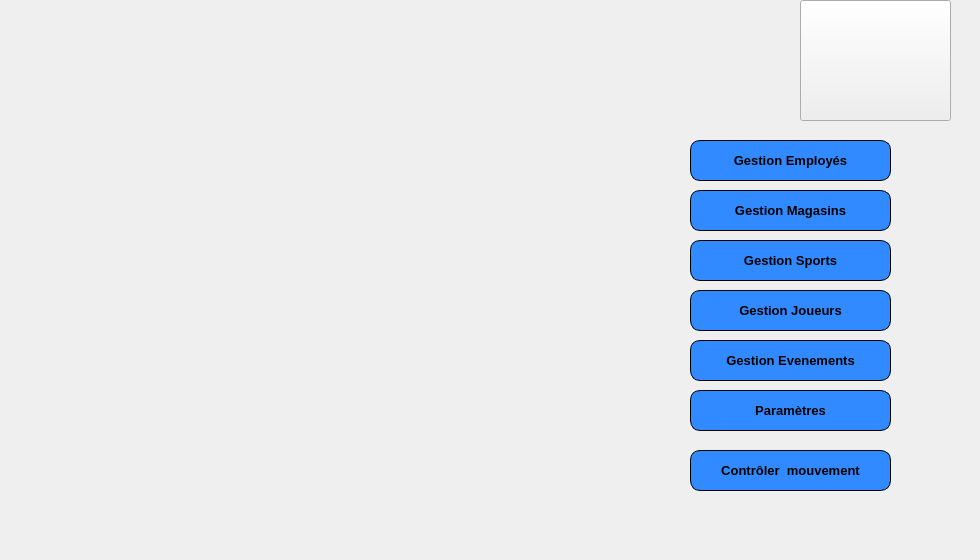
   <widget class="QWidget" name="page">
    <widget class="QLabel" name="label_66">
     <property name="geometry">
      <rect>
       <x>0</x>
       <y>0</y>
       <width>971</width>
       <height>121</height>
      </rect>
     </property>
     <property name="text">
      <string/>
     </property>
     <property name="pixmap">
      <pixmap resource="qt.qrc">:/new/prefix1/icons/titre.png</pixmap>
     </property>
    </widget>
    <widget class="QLabel" name="label_67">
     <property name="geometry">
      <rect>
       <x>0</x>
       <y>120</y>
       <width>961</width>
       <height>431</height>
      </rect>
     </property>
     <property name="text">
      <string/>
     </property>
     <property name="pixmap">
      <pixmap resource="qt.qrc">:/new/prefix1/icons/21200220.png</pixmap>
     </property>
    </widget>
    <widget class="QPushButton" name="gestion_employe">
     <property name="geometry">
      <rect>
       <x>690</x>
       <y>140</y>
       <width>201</width>
       <height>41</height>
      </rect>
     </property>
     <property name="font">
      <font>
       <family>Arial</family>
       <pointsize>10</pointsize>
       <weight>75</weight>
       <italic>false</italic>
       <bold>true</bold>
      </font>
     </property>
     <property name="styleSheet">
      <string notr="true">border: 1px solid black;
border-radius: 10px;
padding: 0 8px;
background: #318aff;
font: bold, &quot;Arial&quot;;;
text-align:center;</string>
     </property>
     <property name="text">
      <string>Gestion Employés</string>
     </property>
    </widget>
    <widget class="QPushButton" name="gestion_event">
     <property name="geometry">
      <rect>
       <x>690</x>
       <y>340</y>
       <width>201</width>
       <height>41</height>
      </rect>
     </property>
     <property name="font">
      <font>
       <family>Arial</family>
       <pointsize>10</pointsize>
       <weight>75</weight>
       <italic>false</italic>
       <bold>true</bold>
      </font>
     </property>
     <property name="styleSheet">
      <string notr="true">border: 1px solid black;
border-radius: 10px;
padding: 0 8px;
background: #318aff;
font: bold, &quot;Arial&quot;;;
text-align:center;</string>
     </property>
     <property name="text">
      <string>Gestion Evenements</string>
     </property>
    </widget>
    <widget class="QPushButton" name="gestion_joueur">
     <property name="geometry">
      <rect>
       <x>690</x>
       <y>290</y>
       <width>201</width>
       <height>41</height>
      </rect>
     </property>
     <property name="font">
      <font>
       <family>Arial</family>
       <pointsize>10</pointsize>
       <weight>75</weight>
       <italic>false</italic>
       <bold>true</bold>
      </font>
     </property>
     <property name="styleSheet">
      <string notr="true">border: 1px solid black;
border-radius: 10px;
padding: 0 8px;
background: #318aff;
font: bold, &quot;Arial&quot;;;
text-align:center;</string>
     </property>
     <property name="text">
      <string>Gestion Joueurs</string>
     </property>
    </widget>
    <widget class="QPushButton" name="gestion_sport">
     <property name="geometry">
      <rect>
       <x>690</x>
       <y>240</y>
       <width>201</width>
       <height>41</height>
      </rect>
     </property>
     <property name="font">
      <font>
       <family>Arial</family>
       <pointsize>10</pointsize>
       <weight>75</weight>
       <italic>false</italic>
       <bold>true</bold>
      </font>
     </property>
     <property name="styleSheet">
      <string notr="true">border: 1px solid black;
border-radius: 10px;
padding: 0 8px;
background: #318aff;
font: bold, &quot;Arial&quot;;;
text-align:center;</string>
     </property>
     <property name="text">
      <string>Gestion Sports</string>
     </property>
    </widget>
    <widget class="QPushButton" name="gestion_mag">
     <property name="geometry">
      <rect>
       <x>690</x>
       <y>190</y>
       <width>201</width>
       <height>41</height>
      </rect>
     </property>
     <property name="font">
      <font>
       <family>Arial</family>
       <pointsize>10</pointsize>
       <weight>75</weight>
       <italic>false</italic>
       <bold>true</bold>
      </font>
     </property>
     <property name="styleSheet">
      <string notr="true">border: 1px solid black;
border-radius: 10px;
padding: 0 8px;
background: #318aff;
font: bold, &quot;Arial&quot;;;
text-align:center;</string>
     </property>
     <property name="text">
      <string>Gestion Magasins</string>
     </property>
    </widget>
    <widget class="QPushButton" name="pushButton_3">
     <property name="geometry">
      <rect>
       <x>800</x>
       <y>0</y>
       <width>151</width>
       <height>121</height>
      </rect>
     </property>
     <property name="text">
      <string/>
     </property>
     <property name="icon">
      <iconset resource="qt.qrc">
       <normaloff>:/new/prefix1/icons/icons8_home_48px.png</normaloff>:/new/prefix1/icons/icons8_home_48px.png</iconset>
     </property>
     <property name="iconSize">
      <size>
       <width>2000</width>
       <height>700</height>
      </size>
     </property>
    </widget>
    <widget class="QPushButton" name="controleAcces">
     <property name="geometry">
      <rect>
       <x>690</x>
       <y>450</y>
       <width>201</width>
       <height>41</height>
      </rect>
     </property>
     <property name="font">
      <font>
       <family>Arial</family>
       <pointsize>10</pointsize>
       <weight>75</weight>
       <italic>false</italic>
       <bold>true</bold>
      </font>
     </property>
     <property name="styleSheet">
      <string notr="true">border: 1px solid black;
border-radius: 10px;
padding: 0 8px;
background: #318aff;
font: bold, &quot;Arial&quot;;;
text-align:center;</string>
     </property>
     <property name="text">
      <string>Contrôler  mouvement</string>
     </property>
    </widget>
    <widget class="QPushButton" name="setting">
     <property name="geometry">
      <rect>
       <x>690</x>
       <y>390</y>
       <width>201</width>
       <height>41</height>
      </rect>
     </property>
     <property name="font">
      <font>
       <family>Arial</family>
       <pointsize>10</pointsize>
       <weight>75</weight>
       <italic>false</italic>
       <bold>true</bold>
      </font>
     </property>
     <property name="styleSheet">
      <string notr="true">border: 1px solid black;
border-radius: 10px;
padding: 0 8px;
background: #318aff;
font: bold, &quot;Arial&quot;;;
text-align:center;</string>
     </property>
     <property name="text">
      <string>Paramètres</string>
     </property>
    </widget>
   </widget>
